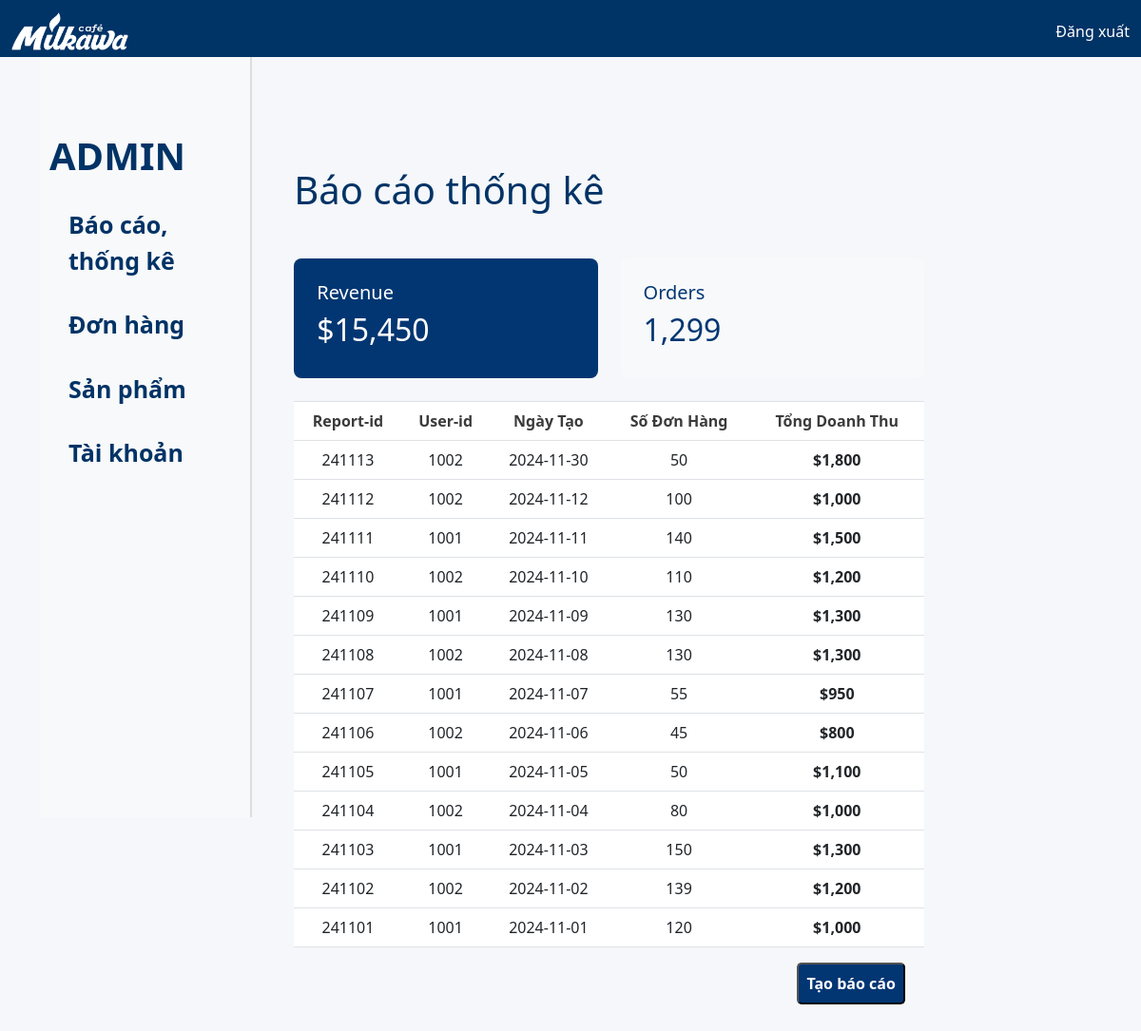
Page /Admin/index.php?id=1 on the committed database.
### tables this page shows
CREATE TABLE `report` (
  `report_id` int(11) NOT NULL,
  `user_id` int(11) NOT NULL,
  `r_date` date NOT NULL,
  `revenue` decimal(20,0) NOT NULL,
  `orders` int(11) NOT NULL
);

### Admin/baocao.php (the view, shortened to what this page needs)
<?php
include 'ketnoi.php';
$sql = "SELECT * FROM report ORDER BY report_id DESC";
$result = $conn->query($sql);
$sql_summary = "SELECT SUM(revenue) AS total_revenue, SUM(orders) AS total_orders FROM report";
$result_summary = $conn->query($sql_summary);
$total_revenue = 0;
$total_orders = 0;
if ($result_summary->num_rows > 0) {
    $row_summary = $result_summary->fetch_assoc();
    $total_revenue = $row_summary['total_revenue'];
    $total_orders = $row_summary['total_orders'];
}
?>
            <main class="col-md-10 p-4">
                <h1 class="my-5" style="color: #003366;">Báo cáo thống kê</h1>
                <div class="row my-4">
                    <div class="col-md-6">
                        <div class="p-4" style="background-color: #023672; color: #fff; border-radius: 8px;">
                            <h5>Revenue</h5>
                            <h2>$<?php echo number_format($total_revenue, 0); ?></h2>
                        </div>
                    </div>
                    <div class="col-md-6">
                        <div class="p-4" style="background-color: #f8f9fa; color: #023672; border-radius: 8px;">
                            <h5>Orders</h5>
                            <h2><?php echo number_format($total_orders); ?></h2>
                        </div>
                    </div>
                </div>
                <div class="table-responsive">
                    <table class="table table-bordered">
                        <thead>
                            <tr>
                                <th style="text-align: center;" scope="col">Report-id</th>
                                <th style="text-align: center;" scope="col">User-id</th>
                                <th style="text-align: center;" scope="col">Ngày Tạo</th>
                                <th style="text-align: center;" scope="col">Số Đơn Hàng</th>
                                <th style="text-align: center;" scope="col">Tổng Doanh Thu</th>
                            </tr>
                        </thead>
                        <tbody>
                            <?php if ($result->num_rows > 0): ?>
                                <?php while ($row = $result->fetch_assoc()): ?>
                                    <tr>
                                        <td style="text-align: center;"><?php echo $row['report_id']; ?></td>
                                        <td style="text-align: center;"><?php echo $row['user_id']; ?></td>
                                        <td style="text-align: center;"><?php echo $row['r_date']; ?></td>
                                        <td style="text-align: center;"><?php echo $row['orders']; ?></td>
                                        <td style="text-align: center;" class="fw-bold" style="color: #94a3b8">
                                            <?php echo '$' . number_format($row['revenue'], 0); ?>
                                        </td>
                                    </tr>
                                <?php endwhile; ?>
                            <?php else: ?>
                                <tr><td colspan="6">Chưa có báo cáo nào!</td></tr>
                            <?php endif; ?>
                        </tbody>
                    </table>
                </div>
                <div style="float: right; margin-bottom: 20px;">
                    <button id="showFormButton" class="p-2" style="color: #fff; font-weight: 700; background: #023672; border-radius: 5px; margin-right: 20px;">
                        Tạo báo cáo
                    </button>
                </div>
            </main>
        </div>
    </div>

### Admin/index.php (shortened to what this page needs)
<!DOCTYPE html>
<html lang="en">
<head>
  <link
    href="https://cdn.jsdelivr.net/npm/bootstrap@5.3.0-alpha1/dist/css/bootstrap.min.css"
    rel="stylesheet"
  />
  <link
    href="https://cdnjs.cloudflare.com/ajax/libs/font-awesome/6.6.0/css/all.min.css"
    rel="stylesheet"
  />
  <link rel="stylesheet" href="./css/main.css" />
</head>
<body>
  <div class="header">
    <?php include "header.php"; ?>
  </div>
  <div class="container">
  <div class="menu">
    <?php include "menu.php"; ?>
  </div>
  <div class="content">
    <?php include "noidung.php"; ?>
</body>
</html>

### Admin/header.php
<nav class="navbar navbar-dark">
  <div class="container-fluid">
    <a href="#" class="navbar-brand">
      <img
        src="./images/32f0b3b6bbdc7150ba7ed9c4d9c6b0ad.png"
        alt="Milkawa Logo"
      />
    </a>
    <a href="/dangnhap.html" class="nav-link active">Đăng xuất</a>
  </div>
</nav>

### Admin/menu.php (shortened to what this page needs)
<div class="custom-menu">
    <h4 class="text-center" >ADMIN</h4>
    <nav>
        <a href="index.php?id=1" class="nav-link">Báo cáo, thống kê</a>
        <a href="index.php?id=2" class="nav-link">Đơn hàng</a>
        <a href="index.php?id=3" class="nav-link">Sản phẩm</a>
        <a href="index.php?id=4" class="nav-link">Tài khoản</a>
    </nav>
</div>

### Admin/noidung.php (shortened to what this page needs)
<br>
<?php
if (isset($_GET["id"]))
{
 $id = $_GET["id"];
 switch ($id){
    case 1:
        ?> <?php include "baocao.php" ?> <?php
        break;
            ?> <?php include "donhang.php" ?> <?php
                    ?> <?php include "taikhoan.php" ?> <?php
  }
}
 ?>

### Admin/css/main.css (style rules this page uses)
body { background-color: #f5f7fa; }
.navbar { background-color: #003366; color: #fff; height: 60px; }
.navbar-brand { font-weight: bold; color: #fff; }
.navbar-brand img { height: 40px; }
.custom-menu { background-color: #f8f9fa; padding: 20px 10px; border-right: 1px solid #ddd; height: 100%; display: flex; flex-direction: column; align-items: flex-start; }
.custom-menu h4 { color: #003366; font-weight: 600; margin-bottom: 20px; text-transform: uppercase; }
.custom-menu nav { display: flex; flex-direction: column; align-items: flex-start; gap: 10px; width: 100%; }
.custom-menu .nav-link { display: inline-block; color: #003366; font-weight: 600; padding: 10px 20px; text-decoration: none; border-radius: 5px; width: 100%; transition: background-color 0.3s ease; }
.table th { color: #3b3b3b; }
.table th, .table td { vertical-align: middle; }
.table-bordered > :not(caption) > * > * { border-width: 0px; }
main h1 { color: #003366; margin: 2rem 0; }

### Admin/index.php (style rules this page uses)
.container { display: flex; flex-direction: row; height: 100vh; }
.menu { width: 20%; background-color: #f8f9fa; border-right: 1px solid #ddd; display: flex; flex-direction: column; justify-content: flex-start; }
.content { width: 80%; padding: 20px; display: flex; flex-direction: column; justify-content: flex-start; }
.header { width: 100%; }

### Admin/menu.php (style rules this page uses)
.custom-menu { background-color: #f8f9fa; padding: 80px 10px; border-right: 1px solid #ddd; height: 100%; display: flex; flex-direction: column; align-items: flex-start; }
.custom-menu h4 { color: #003366; font-weight: 800; font-size: 40px; margin-bottom: 20px; text-transform: uppercase; }
.custom-menu nav { display: flex; flex-direction: column; align-items: flex-start; gap: 10px; width: 100%; }
.custom-menu .nav-link { display: inline-block; color: #003366; font-weight: 600; font-size: 25px; padding: 10px 20px; text-decoration: none; border-radius: 5px; width: 100%; transition: background-color 0.3s ease; }

### rows in the picture
report: report_id "241113", user "1002", r_date "2024-11-30", orders "50", revenue "1,800"
report: report_id "241112", user "1002", r_date "2024-11-12", orders "100", revenue "1,000"
report: report_id "241111", user "1001", r_date "2024-11-11", orders "140", revenue "1,500"
report: report_id "241110", user "1002", r_date "2024-11-10", orders "110", revenue "1,200"
report: report_id "241109", user "1001", r_date "2024-11-09", orders "130", revenue "1,300"
report: report_id "241108", user "1002", r_date "2024-11-08", orders "130", revenue "1,300"
report: report_id "241107", user "1001", r_date "2024-11-07", orders "55", revenue "950"
report: report_id "241106", user "1002", r_date "2024-11-06", orders "45", revenue "800"
report: report_id "241105", user "1001", r_date "2024-11-05", orders "50", revenue "1,100"
report: report_id "241104", user "1002", r_date "2024-11-04", orders "80", revenue "1,000"
report: report_id "241103", user "1001", r_date "2024-11-03", orders "150", revenue "1,300"
report: report_id "241102", user "1002", r_date "2024-11-02", orders "139", revenue "1,200"
report: report_id "241101", user "1001", r_date "2024-11-01", orders "120", revenue "1,000"

### other values in the picture
$total_revenue "15,450"
$total_orders "1,299"
